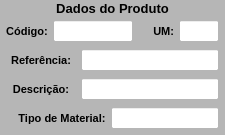
           <widget class="QWidget" name="widget_Cor1" native="true">
            <property name="sizePolicy">
             <sizepolicy hsizetype="Preferred" vsizetype="Preferred">
              <horstretch>0</horstretch>
              <verstretch>0</verstretch>
             </sizepolicy>
            </property>
            <property name="minimumSize">
             <size>
              <width>0</width>
              <height>0</height>
             </size>
            </property>
            <property name="maximumSize">
             <size>
              <width>16777215</width>
              <height>170</height>
             </size>
            </property>
            <property name="styleSheet">
             <string notr="true">background-color: rgb(182, 182, 182);</string>
            </property>
            <layout class="QVBoxLayout" name="verticalLayout_8">
             <property name="spacing">
              <number>1</number>
             </property>
             <property name="leftMargin">
              <number>1</number>
             </property>
             <property name="topMargin">
              <number>1</number>
             </property>
             <property name="rightMargin">
              <number>1</number>
             </property>
             <property name="bottomMargin">
              <number>3</number>
             </property>
             <item>
              <widget class="QWidget" name="widget_28" native="true">
               <property name="minimumSize">
                <size>
                 <width>0</width>
                 <height>0</height>
                </size>
               </property>
               <property name="maximumSize">
                <size>
                 <width>16777215</width>
                 <height>25</height>
                </size>
               </property>
               <property name="styleSheet">
                <string notr="true"/>
               </property>
               <layout class="QHBoxLayout" name="horizontalLayout_22">
                <property name="spacing">
                 <number>0</number>
                </property>
                <property name="leftMargin">
                 <number>0</number>
                </property>
                <property name="topMargin">
                 <number>0</number>
                </property>
                <property name="rightMargin">
                 <number>0</number>
                </property>
                <property name="bottomMargin">
                 <number>0</number>
                </property>
                <item>
                 <widget class="QLabel" name="label_53">
                  <property name="maximumSize">
                   <size>
                    <width>16777215</width>
                    <height>16777215</height>
                   </size>
                  </property>
                  <property name="font">
                   <font>
                    <pointsize>10</pointsize>
                    <weight>75</weight>
                    <bold>true</bold>
                   </font>
                  </property>
                  <property name="text">
                   <string>Dados do Produto</string>
                  </property>
                  <property name="alignment">
                   <set>Qt::AlignCenter</set>
                  </property>
                 </widget>
                </item>
               </layout>
              </widget>
             </item>
             <item>
              <widget class="QWidget" name="widget_29" native="true">
               <property name="minimumSize">
                <size>
                 <width>0</width>
                 <height>0</height>
                </size>
               </property>
               <property name="maximumSize">
                <size>
                 <width>16777215</width>
                 <height>30</height>
                </size>
               </property>
               <property name="styleSheet">
                <string notr="true"/>
               </property>
               <layout class="QHBoxLayout" name="horizontalLayout_25">
                <property name="spacing">
                 <number>5</number>
                </property>
                <property name="leftMargin">
                 <number>5</number>
                </property>
                <property name="topMargin">
                 <number>3</number>
                </property>
                <property name="rightMargin">
                 <number>5</number>
                </property>
                <property name="bottomMargin">
                 <number>3</number>
                </property>
                <item>
                 <widget class="QLabel" name="label_57">
                  <property name="minimumSize">
                   <size>
                    <width>0</width>
                    <height>0</height>
                   </size>
                  </property>
                  <property name="maximumSize">
                   <size>
                    <width>70</width>
                    <height>16777215</height>
                   </size>
                  </property>
                  <property name="font">
                   <font>
                    <pointsize>8</pointsize>
                    <weight>75</weight>
                    <bold>true</bold>
                   </font>
                  </property>
                  <property name="text">
                   <string>Código:</string>
                  </property>
                  <property name="alignment">
                   <set>Qt::AlignCenter</set>
                  </property>
                 </widget>
                </item>
                <item>
                 <widget class="QLineEdit" name="line_Codigo_Estrut">
                  <property name="sizePolicy">
                   <sizepolicy hsizetype="Preferred" vsizetype="Preferred">
                    <horstretch>0</horstretch>
                    <verstretch>0</verstretch>
                   </sizepolicy>
                  </property>
                  <property name="minimumSize">
                   <size>
                    <width>0</width>
                    <height>0</height>
                   </size>
                  </property>
                  <property name="maximumSize">
                   <size>
                    <width>80</width>
                    <height>16777215</height>
                   </size>
                  </property>
                  <property name="font">
                   <font>
                    <pointsize>8</pointsize>
                   </font>
                  </property>
                  <property name="styleSheet">
                   <string notr="true">background-color: rgb(255, 255, 255);</string>
                  </property>
                  <property name="alignment">
                   <set>Qt::AlignCenter</set>
                  </property>
                  <property name="placeholderText">
                   <string/>
                  </property>
                 </widget>
                </item>
                <item>
                 <widget class="QLabel" name="label_7">
                  <property name="text">
                   <string/>
                  </property>
                 </widget>
                </item>
                <item>
                 <widget class="QLabel" name="label_23">
                  <property name="minimumSize">
                   <size>
                    <width>0</width>
                    <height>0</height>
                   </size>
                  </property>
                  <property name="maximumSize">
                   <size>
                    <width>30</width>
                    <height>16777215</height>
                   </size>
                  </property>
                  <property name="font">
                   <font>
                    <pointsize>8</pointsize>
                    <weight>75</weight>
                    <bold>true</bold>
                   </font>
                  </property>
                  <property name="text">
                   <string>UM:</string>
                  </property>
                  <property name="alignment">
                   <set>Qt::AlignRight|Qt::AlignTrailing|Qt::AlignVCenter</set>
                  </property>
                 </widget>
                </item>
                <item>
                 <widget class="QLineEdit" name="line_UM_Estrut">
                  <property name="sizePolicy">
                   <sizepolicy hsizetype="Preferred" vsizetype="Preferred">
                    <horstretch>0</horstretch>
                    <verstretch>0</verstretch>
                   </sizepolicy>
                  </property>
                  <property name="minimumSize">
                   <size>
                    <width>0</width>
                    <height>0</height>
                   </size>
                  </property>
                  <property name="maximumSize">
                   <size>
                    <width>40</width>
                    <height>16777215</height>
                   </size>
                  </property>
                  <property name="font">
                   <font>
                    <pointsize>8</pointsize>
                   </font>
                  </property>
                  <property name="styleSheet">
                   <string notr="true">background-color: rgb(255, 255, 255);</string>
                  </property>
                  <property name="alignment">
                   <set>Qt::AlignCenter</set>
                  </property>
                 </widget>
                </item>
               </layout>
              </widget>
             </item>
             <item>
              <widget class="QWidget" name="widget_31" native="true">
               <property name="minimumSize">
                <size>
                 <width>0</width>
                 <height>0</height>
                </size>
               </property>
               <property name="maximumSize">
                <size>
                 <width>16777215</width>
                 <height>30</height>
                </size>
               </property>
               <property name="styleSheet">
                <string notr="true"/>
               </property>
               <layout class="QHBoxLayout" name="horizontalLayout_27">
                <property name="spacing">
                 <number>5</number>
                </property>
                <property name="leftMargin">
                 <number>5</number>
                </property>
                <property name="topMargin">
                 <number>3</number>
                </property>
                <property name="rightMargin">
                 <number>5</number>
                </property>
                <property name="bottomMargin">
                 <number>3</number>
                </property>
                <item>
                 <widget class="QLabel" name="label_58">
                  <property name="minimumSize">
                   <size>
                    <width>0</width>
                    <height>0</height>
                   </size>
                  </property>
                  <property name="maximumSize">
                   <size>
                    <width>70</width>
                    <height>16777215</height>
                   </size>
                  </property>
                  <property name="font">
                   <font>
                    <pointsize>8</pointsize>
                    <weight>75</weight>
                    <bold>true</bold>
                   </font>
                  </property>
                  <property name="text">
                   <string>Referência:</string>
                  </property>
                  <property name="alignment">
                   <set>Qt::AlignCenter</set>
                  </property>
                 </widget>
                </item>
                <item>
                 <widget class="QLineEdit" name="line_Referencia_Estrut">
                  <property name="sizePolicy">
                   <sizepolicy hsizetype="Preferred" vsizetype="Preferred">
                    <horstretch>0</horstretch>
                    <verstretch>0</verstretch>
                   </sizepolicy>
                  </property>
                  <property name="minimumSize">
                   <size>
                    <width>0</width>
                    <height>0</height>
                   </size>
                  </property>
                  <property name="maximumSize">
                   <size>
                    <width>16777215</width>
                    <height>16777215</height>
                   </size>
                  </property>
                  <property name="font">
                   <font>
                    <pointsize>8</pointsize>
                   </font>
                  </property>
                  <property name="cursor">
                   <cursorShape>IBeamCursor</cursorShape>
                  </property>
                  <property name="styleSheet">
                   <string notr="true">background-color: rgb(255, 255, 255);</string>
                  </property>
                  <property name="inputMask">
                   <string/>
                  </property>
                  <property name="text">
                   <string/>
                  </property>
                  <property name="maxLength">
                   <number>20</number>
                  </property>
                  <property name="frame">
                   <bool>true</bool>
                  </property>
                  <property name="echoMode">
                   <enum>QLineEdit::Normal</enum>
                  </property>
                  <property name="alignment">
                   <set>Qt::AlignLeading|Qt::AlignLeft|Qt::AlignVCenter</set>
                  </property>
                 </widget>
                </item>
               </layout>
              </widget>
             </item>
             <item>
              <widget class="QWidget" name="widget_30" native="true">
               <property name="minimumSize">
                <size>
                 <width>0</width>
                 <height>0</height>
                </size>
               </property>
               <property name="maximumSize">
                <size>
                 <width>16777215</width>
                 <height>30</height>
                </size>
               </property>
               <property name="styleSheet">
                <string notr="true"/>
               </property>
               <layout class="QHBoxLayout" name="horizontalLayout_26">
                <property name="spacing">
                 <number>5</number>
                </property>
                <property name="leftMargin">
                 <number>5</number>
                </property>
                <property name="topMargin">
                 <number>3</number>
                </property>
                <property name="rightMargin">
                 <number>5</number>
                </property>
                <property name="bottomMargin">
                 <number>3</number>
                </property>
                <item>
                 <widget class="QLabel" name="label_59">
                  <property name="minimumSize">
                   <size>
                    <width>0</width>
                    <height>0</height>
                   </size>
                  </property>
                  <property name="maximumSize">
                   <size>
                    <width>70</width>
                    <height>16777215</height>
                   </size>
                  </property>
                  <property name="font">
                   <font>
                    <pointsize>8</pointsize>
                    <weight>75</weight>
                    <bold>true</bold>
                   </font>
                  </property>
                  <property name="text">
                   <string>Descrição:</string>
                  </property>
                  <property name="alignment">
                   <set>Qt::AlignCenter</set>
                  </property>
                 </widget>
                </item>
                <item>
                 <widget class="QLineEdit" name="line_Descricao_Estrut">
                  <property name="sizePolicy">
                   <sizepolicy hsizetype="Preferred" vsizetype="Preferred">
                    <horstretch>0</horstretch>
                    <verstretch>0</verstretch>
                   </sizepolicy>
                  </property>
                  <property name="minimumSize">
                   <size>
                    <width>0</width>
                    <height>0</height>
                   </size>
                  </property>
                  <property name="maximumSize">
                   <size>
                    <width>16777215</width>
                    <height>16777215</height>
                   </size>
                  </property>
                  <property name="font">
                   <font>
                    <pointsize>8</pointsize>
                   </font>
                  </property>
                  <property name="styleSheet">
                   <string notr="true">background-color: rgb(255, 255, 255);</string>
                  </property>
                  <property name="alignment">
                   <set>Qt::AlignLeading|Qt::AlignLeft|Qt::AlignVCenter</set>
                  </property>
                 </widget>
                </item>
               </layout>
              </widget>
             </item>
             <item>
              <widget class="QWidget" name="widget_32" native="true">
               <property name="minimumSize">
                <size>
                 <width>0</width>
                 <height>0</height>
                </size>
               </property>
               <property name="maximumSize">
                <size>
                 <width>16777215</width>
                 <height>30</height>
                </size>
               </property>
               <property name="styleSheet">
                <string notr="true"/>
               </property>
               <layout class="QHBoxLayout" name="horizontalLayout_28">
                <property name="spacing">
                 <number>5</number>
                </property>
                <property name="leftMargin">
                 <number>5</number>
                </property>
                <property name="topMargin">
                 <number>3</number>
                </property>
                <property name="rightMargin">
                 <number>5</number>
                </property>
                <property name="bottomMargin">
                 <number>3</number>
                </property>
                <item>
                 <widget class="QLabel" name="label_2">
                  <property name="text">
                   <string/>
                  </property>
                 </widget>
                </item>
                <item>
                 <widget class="QLabel" name="label_61">
                  <property name="minimumSize">
                   <size>
                    <width>0</width>
                    <height>0</height>
                   </size>
                  </property>
                  <property name="maximumSize">
                   <size>
                    <width>100</width>
                    <height>16777215</height>
                   </size>
                  </property>
                  <property name="font">
                   <font>
                    <pointsize>8</pointsize>
                    <weight>75</weight>
                    <bold>true</bold>
                   </font>
                  </property>
                  <property name="text">
                   <string>Tipo de Material:</string>
                  </property>
                  <property name="alignment">
                   <set>Qt::AlignCenter</set>
                  </property>
                 </widget>
                </item>
                <item>
                 <widget class="QLineEdit" name="line_Tipo_Estrut">
                  <property name="sizePolicy">
                   <sizepolicy hsizetype="Preferred" vsizetype="Preferred">
                    <horstretch>0</horstretch>
                    <verstretch>0</verstretch>
                   </sizepolicy>
                  </property>
                  <property name="minimumSize">
                   <size>
                    <width>0</width>
                    <height>0</height>
                   </size>
                  </property>
                  <property name="maximumSize">
                   <size>
                    <width>200</width>
                    <height>16777215</height>
                   </size>
                  </property>
                  <property name="font">
                   <font>
                    <pointsize>8</pointsize>
                   </font>
                  </property>
                  <property name="styleSheet">
                   <string notr="true">background-color: rgb(255, 255, 255);</string>
                  </property>
                  <property name="alignment">
                   <set>Qt::AlignLeading|Qt::AlignLeft|Qt::AlignVCenter</set>
                  </property>
                 </widget>
                </item>
               </layout>
              </widget>
             </item>
            </layout>
           </widget>
